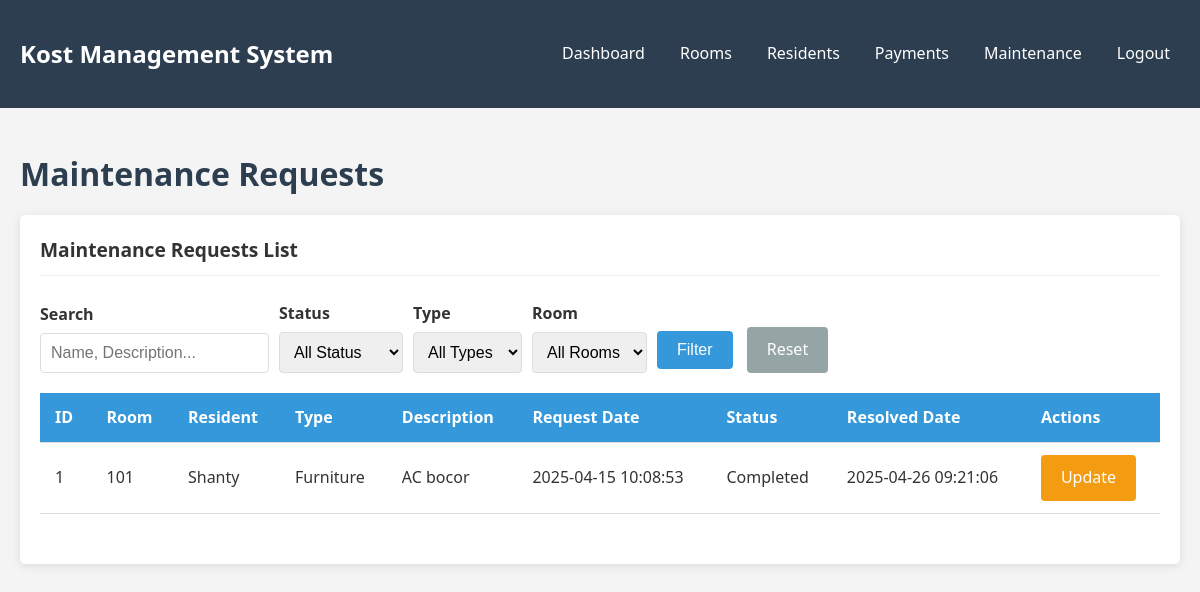
The page /admin/maintenance.php (signed in) on the database its author committed.
### tables this page shows
CREATE TABLE `maintenance_requests` (
  `id` int(11) NOT NULL,
  `resident_id` int(11) NOT NULL,
  `room_id` int(11) NOT NULL,
  `request_type` enum('plumbing','electrical','furniture','cleaning','other') NOT NULL,
  `description` text NOT NULL,
  `request_date` timestamp NOT NULL DEFAULT current_timestamp(),
  `status` enum('pending','in_progress','completed','rejected') NOT NULL DEFAULT 'pending',
  `resolved_date` timestamp NULL DEFAULT NULL,
  `notes` text DEFAULT NULL
);

CREATE TABLE `rooms` (
  `id` int(11) NOT NULL,
  `room_number` varchar(10) NOT NULL,
  `floor` int(11) NOT NULL,
  `price` decimal(10,2) NOT NULL,
  `facilities` text DEFAULT NULL,
  `status` enum('available','occupied','maintenance') NOT NULL DEFAULT 'available'
);

CREATE TABLE `residents` (
  `id` int(11) NOT NULL,
  `user_id` int(11) NOT NULL,
  `room_id` int(11) DEFAULT NULL,
  `full_name` varchar(100) NOT NULL,
  `phone` varchar(20) NOT NULL,
  `emergency_contact` varchar(100) DEFAULT NULL,
  `id_card_number` varchar(50) NOT NULL,
  `check_in_date` date DEFAULT NULL,
  `check_out_date` date DEFAULT NULL,
  `status` enum('active','inactive') NOT NULL DEFAULT 'active'
);

### admin/maintenance.php (the view, shortened to what this page needs)
<?php
require_once "../config.php";
$records_per_page = 10;
$page = isset($_GET['page']) && is_numeric($_GET['page']) ? $_GET['page'] : 1;
$offset = ($page - 1) * $records_per_page;
$search = "";
$sql = "SELECT mr.*, r.room_number, res.full_name
        FROM maintenance_requests mr
        JOIN rooms r ON mr.room_id = r.id
        JOIN residents res ON mr.resident_id = res.id
        WHERE 1=1 ";
$params = [];
$types = "";
$sql .= "ORDER BY mr.request_date DESC LIMIT ?, ?";
$params[] = $offset;
$params[] = $records_per_page;
$types .= "ii";
$stmt = mysqli_prepare($conn, $sql);
if($params){
    mysqli_stmt_bind_param($stmt, $types, ...$params);
}
mysqli_stmt_execute($stmt);
$maintenance_requests = mysqli_stmt_get_result($stmt);
?>
<!DOCTYPE html>
<html lang="en">
<head>
    <link rel="stylesheet" href="../css/style.css">
</head>
<body>
    <?php include "admin_navbar.php"; ?>
    <div class="container">
        <h1>Maintenance Requests</h1>
        <div class="card">
            <div class="card-header">
                <div style="display: flex; justify-content: space-between; align-items: center;">
                    <span>Maintenance Requests List</span>
                </div>
            </div>
            <div class="card-body">
                <form method="GET" action="<?php echo htmlspecialchars($_SERVER["PHP_SELF"]); ?>" style="margin-bottom: 20px;">
                    <div style="display: flex; gap: 10px; flex-wrap: wrap; align-items: flex-end;">
                        <div>
                            <label for="search">Search</label>
                            <input type="text" name="search" id="search" class="form-control" placeholder="Name, Description..." value="<?php echo htmlspecialchars($search); ?>">
                        </div>
                        <div>
                            <label for="status">Status</label>
                            <select name="status" id="status" class="form-control">
                                <option value="">All Status</option>
                            </select>
                        </div>
                        <div>
                            <label for="type">Type</label>
                            <select name="type" id="type" class="form-control">
                                <option value="">All Types</option>
                            </select>
                        </div>
                        <div>
                            <label for="room">Room</label>
                            <select name="room" id="room" class="form-control">
                                <option value="">All Rooms</option>
                            </select>
                        </div>
                        <div>
                            <button type="submit" class="btn btn-primary">Filter</button>
                            <a href="maintenance.php" class="btn btn-secondary ml-2">Reset</a>
                        </div>
                    </div>
                </form>
                <?php if(mysqli_num_rows($maintenance_requests) > 0): ?>
                <div class="table-container">
                    <table>
                        <thead>
                            <tr>
                                <th>ID</th>
                                <th>Room</th>
                                <th>Resident</th>
                                <th>Type</th>
                                <th>Description</th>
                                <th>Request Date</th>
                                <th>Status</th>
                                <th>Resolved Date</th>
                                <th>Actions</th>
                            </tr>
                        </thead>
                        <tbody>
                            <?php while($row = mysqli_fetch_array($maintenance_requests)): ?>
                            <tr>
                                <td><?php echo htmlspecialchars($row["id"]); ?></td>
                                <td><?php echo htmlspecialchars($row["room_number"]); ?></td>
                                <td><?php echo htmlspecialchars($row["full_name"]); ?></td>
                                <td><?php echo ucfirst(htmlspecialchars($row["request_type"])); ?></td>
                                <td><?php echo htmlspecialchars(substr($row["description"], 0, 50)) . (strlen($row["description"]) > 50 ? "..." : ""); ?></td>
                                <td><?php echo htmlspecialchars($row["request_date"]); ?></td>
                                <td>
                                    <?php
                                    $status_class = '';
                                    switch($row["status"]) {
                                        case 'completed':
                                            $status_class = 'text-success';
                                            break;
                                    }
                                    echo "<span class='{$status_class}'>" . ucfirst(str_replace('_', ' ', htmlspecialchars($row["status"]))) . "</span>";
                                    ?>
                                </td>
                                <td><?php echo $row["resolved_date"] ? htmlspecialchars($row["resolved_date"]) : "N/A"; ?></td>
                                <td>
                                    <a href="maintenance_update.php?id=<?php echo $row['id']; ?>" class="btn btn-sm btn-warning">Update</a>
                                </td>
                            </tr>
                            <?php endwhile; ?>
                        </tbody>
                    </table>
                </div>
                <?php else: ?>
                <p>No maintenance requests found.</p>
                <?php endif; ?>
            </div>
        </div>
    </div>
</body>
</html>

### css/style.css (style rules this page uses)
:root { --primary-color: #3498db; --secondary-color: #2ecc71; --dark-color: #2c3e50; --light-color: #ecf0f1; --danger-color: #e74c3c; --warning-color: #f39c12; --success-color: #27ae60; }
* { box-sizing: border-box; margin: 0; padding: 0; }
body { font-family: 'Segoe UI', Tahoma, Geneva, Verdana, sans-serif; line-height: 1.6; background-color: #f4f4f4; color: #333; }
.container { width: 100%; max-width: 1200px; margin: 0 auto; padding: 20px; }
h1, h2, h3, h4 { margin-bottom: 15px; color: var(--dark-color); }
a { color: var(--primary-color); text-decoration: none; }
label { display: block; margin-bottom: 5px; font-weight: 600; }
.form-control { width: 100%; padding: 10px; border: 1px solid #ddd; border-radius: 4px; font-size: 16px; }
.btn { display: inline-block; padding: 10px 20px; background-color: var(--primary-color); color: white; border: none; border-radius: 4px; cursor: pointer; font-size: 16px; transition: background-color 0.3s; }
.btn-primary { background-color: var(--primary-color); }
.btn-secondary { background-color: #95a5a6; }
.btn-warning { background-color: var(--warning-color); }
.ml-2 { margin-left: 10px; }
.table-container { overflow-x: auto; }
table { width: 100%; border-collapse: collapse; margin-bottom: 20px; }
th, td { padding: 12px 15px; text-align: left; border-bottom: 1px solid #ddd; }
th { background-color: var(--primary-color); color: white; }
.card { background-color: white; border-radius: 5px; box-shadow: 0 2px 10px rgba(0, 0, 0, 0.1); padding: 20px; }
.card-header { font-weight: bold; font-size: 1.2rem; padding-bottom: 10px; border-bottom: 1px solid #eee; margin-bottom: 15px; }
.card-body { padding: 10px 0; }

### rows shown on the page
maintenance_requests: id "1", room.room_number "101", resident.full_name "Shanty", request_type "Furniture", description "AC bocor", request_date "2025-04-15 10:08:53", status "Completed", resolved_date "2025-04-26 09:21:06"
